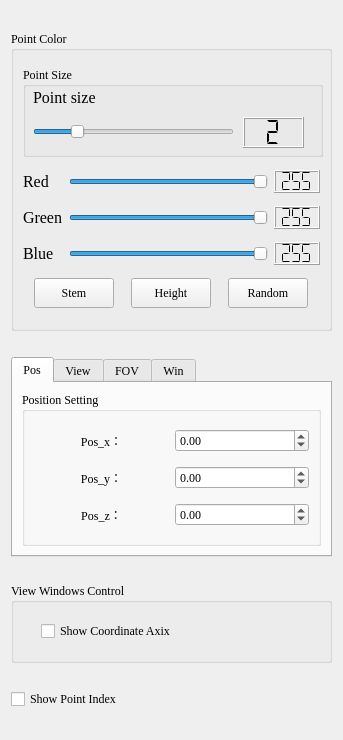
<?xml version="1.0" encoding="UTF-8"?>
<ui version="4.0">
 <class>RenderingSettingForm</class>
 <widget class="QWidget" name="RenderingSettingForm">
  <property name="geometry">
   <rect>
    <x>0</x>
    <y>0</y>
    <width>343</width>
    <height>740</height>
   </rect>
  </property>
  <property name="font">
   <font>
    <family>Times New Roman</family>
    <pointsize>9</pointsize>
   </font>
  </property>
  <property name="windowTitle">
   <string>Point Rendering Setting Form</string>
  </property>
  <layout class="QVBoxLayout" name="verticalLayout_3">
   <item>
    <widget class="QGroupBox" name="groupBox">
     <property name="minimumSize">
      <size>
       <width>300</width>
       <height>300</height>
      </size>
     </property>
     <property name="maximumSize">
      <size>
       <width>16777215</width>
       <height>300</height>
      </size>
     </property>
     <property name="title">
      <string>Point Color</string>
     </property>
     <layout class="QGridLayout" name="gridLayout_3">
      <item row="0" column="0" colspan="3">
       <widget class="QGroupBox" name="groupBox_3">
        <property name="minimumSize">
         <size>
          <width>300</width>
          <height>90</height>
         </size>
        </property>
        <property name="maximumSize">
         <size>
          <width>16777215</width>
          <height>90</height>
         </size>
        </property>
        <property name="title">
         <string>Point Size</string>
        </property>
        <widget class="QLabel" name="label_5">
         <property name="geometry">
          <rect>
           <x>10</x>
           <y>20</y>
           <width>121</width>
           <height>21</height>
          </rect>
         </property>
         <property name="font">
          <font>
           <pointsize>12</pointsize>
           <weight>50</weight>
           <italic>false</italic>
           <bold>false</bold>
          </font>
         </property>
         <property name="text">
          <string>Point size</string>
         </property>
        </widget>
        <widget class="QSlider" name="horizontalSlider_p">
         <property name="geometry">
          <rect>
           <x>10</x>
           <y>50</y>
           <width>201</width>
           <height>29</height>
          </rect>
         </property>
         <property name="minimum">
          <number>1</number>
         </property>
         <property name="maximum">
          <number>6</number>
         </property>
         <property name="value">
          <number>2</number>
         </property>
         <property name="orientation">
          <enum>Qt::Horizontal</enum>
         </property>
        </widget>
        <widget class="QLCDNumber" name="lcdNumber_p">
         <property name="geometry">
          <rect>
           <x>220</x>
           <y>50</y>
           <width>61</width>
           <height>31</height>
          </rect>
         </property>
         <property name="digitCount">
          <number>1</number>
         </property>
         <property name="segmentStyle">
          <enum>QLCDNumber::Flat</enum>
         </property>
         <property name="intValue" stdset="0">
          <number>2</number>
         </property>
        </widget>
       </widget>
      </item>
      <item row="1" column="2">
       <widget class="QLCDNumber" name="lcdNumber_R">
        <property name="digitCount">
         <number>3</number>
        </property>
        <property name="segmentStyle">
         <enum>QLCDNumber::Flat</enum>
        </property>
        <property name="intValue" stdset="0">
         <number>255</number>
        </property>
       </widget>
      </item>
      <item row="1" column="0">
       <widget class="QLabel" name="label">
        <property name="font">
         <font>
          <pointsize>12</pointsize>
          <weight>50</weight>
          <italic>false</italic>
          <bold>false</bold>
         </font>
        </property>
        <property name="text">
         <string>Red</string>
        </property>
       </widget>
      </item>
      <item row="1" column="1">
       <widget class="QSlider" name="horizontalSlider_R">
        <property name="maximum">
         <number>255</number>
        </property>
        <property name="value">
         <number>255</number>
        </property>
        <property name="orientation">
         <enum>Qt::Horizontal</enum>
        </property>
       </widget>
      </item>
      <item row="3" column="2">
       <widget class="QLCDNumber" name="lcdNumber_B">
        <property name="digitCount">
         <number>3</number>
        </property>
        <property name="segmentStyle">
         <enum>QLCDNumber::Flat</enum>
        </property>
        <property name="intValue" stdset="0">
         <number>255</number>
        </property>
       </widget>
      </item>
      <item row="2" column="0">
       <widget class="QLabel" name="label_2">
        <property name="font">
         <font>
          <pointsize>12</pointsize>
          <weight>50</weight>
          <italic>false</italic>
          <bold>false</bold>
         </font>
        </property>
        <property name="text">
         <string>Green</string>
        </property>
       </widget>
      </item>
      <item row="3" column="1">
       <widget class="QSlider" name="horizontalSlider_B">
        <property name="maximum">
         <number>255</number>
        </property>
        <property name="value">
         <number>255</number>
        </property>
        <property name="orientation">
         <enum>Qt::Horizontal</enum>
        </property>
       </widget>
      </item>
      <item row="2" column="1">
       <widget class="QSlider" name="horizontalSlider_G">
        <property name="maximum">
         <number>255</number>
        </property>
        <property name="value">
         <number>255</number>
        </property>
        <property name="orientation">
         <enum>Qt::Horizontal</enum>
        </property>
       </widget>
      </item>
      <item row="2" column="2">
       <widget class="QLCDNumber" name="lcdNumber_G">
        <property name="digitCount">
         <number>3</number>
        </property>
        <property name="segmentStyle">
         <enum>QLCDNumber::Flat</enum>
        </property>
        <property name="intValue" stdset="0">
         <number>255</number>
        </property>
       </widget>
      </item>
      <item row="3" column="0">
       <widget class="QLabel" name="label_3">
        <property name="font">
         <font>
          <pointsize>12</pointsize>
          <weight>50</weight>
          <italic>false</italic>
          <bold>false</bold>
         </font>
        </property>
        <property name="text">
         <string>Blue</string>
        </property>
       </widget>
      </item>
      <item row="4" column="0" colspan="3">
       <layout class="QHBoxLayout" name="horizontalLayout">
        <item>
         <widget class="QPushButton" name="pushButtonStemColor">
          <property name="minimumSize">
           <size>
            <width>80</width>
            <height>30</height>
           </size>
          </property>
          <property name="maximumSize">
           <size>
            <width>80</width>
            <height>30</height>
           </size>
          </property>
          <property name="text">
           <string>Stem</string>
          </property>
         </widget>
        </item>
        <item>
         <widget class="QPushButton" name="pushButtonHeightColor">
          <property name="minimumSize">
           <size>
            <width>80</width>
            <height>30</height>
           </size>
          </property>
          <property name="maximumSize">
           <size>
            <width>80</width>
            <height>30</height>
           </size>
          </property>
          <property name="text">
           <string>Height</string>
          </property>
         </widget>
        </item>
        <item>
         <widget class="QPushButton" name="pushButton_random">
          <property name="minimumSize">
           <size>
            <width>80</width>
            <height>30</height>
           </size>
          </property>
          <property name="maximumSize">
           <size>
            <width>80</width>
            <height>30</height>
           </size>
          </property>
          <property name="text">
           <string>Random</string>
          </property>
         </widget>
        </item>
       </layout>
      </item>
     </layout>
    </widget>
   </item>
   <item>
    <widget class="QTabWidget" name="CameraGroup">
     <property name="minimumSize">
      <size>
       <width>0</width>
       <height>200</height>
      </size>
     </property>
     <property name="maximumSize">
      <size>
       <width>16777215</width>
       <height>200</height>
      </size>
     </property>
     <property name="currentIndex">
      <number>0</number>
     </property>
     <widget class="QWidget" name="tab">
      <attribute name="title">
       <string>Pos</string>
      </attribute>
      <layout class="QHBoxLayout" name="horizontalLayout_2">
       <item>
        <widget class="QGroupBox" name="CameraProperties">
         <property name="title">
          <string>Position Setting</string>
         </property>
         <layout class="QGridLayout" name="gridLayout">
          <item row="2" column="0">
           <widget class="QLabel" name="label_posZ">
            <property name="text">
             <string>Pos_z：</string>
            </property>
            <property name="alignment">
             <set>Qt::AlignCenter</set>
            </property>
           </widget>
          </item>
          <item row="0" column="0">
           <widget class="QLabel" name="label_posX">
            <property name="text">
             <string>Pos_x：</string>
            </property>
            <property name="alignment">
             <set>Qt::AlignCenter</set>
            </property>
           </widget>
          </item>
          <item row="1" column="0">
           <widget class="QLabel" name="label_posY">
            <property name="text">
             <string>Pos_y：</string>
            </property>
            <property name="alignment">
             <set>Qt::AlignCenter</set>
            </property>
           </widget>
          </item>
          <item row="0" column="1">
           <widget class="QDoubleSpinBox" name="doubleSpinBox_posX">
            <property name="minimum">
             <double>-1000000.000000000000000</double>
            </property>
            <property name="maximum">
             <double>1000000.000000000000000</double>
            </property>
            <property name="singleStep">
             <double>5.000000000000000</double>
            </property>
           </widget>
          </item>
          <item row="2" column="1">
           <widget class="QDoubleSpinBox" name="doubleSpinBox_posZ">
            <property name="minimum">
             <double>-1000000.000000000000000</double>
            </property>
            <property name="maximum">
             <double>1000000.000000000000000</double>
            </property>
            <property name="singleStep">
             <double>5.000000000000000</double>
            </property>
           </widget>
          </item>
          <item row="1" column="1">
           <widget class="QDoubleSpinBox" name="doubleSpinBox_posY">
            <property name="minimum">
             <double>-1000000.000000000000000</double>
            </property>
            <property name="maximum">
             <double>1000000.000000000000000</double>
            </property>
            <property name="singleStep">
             <double>5.000000000000000</double>
            </property>
           </widget>
          </item>
         </layout>
        </widget>
       </item>
      </layout>
     </widget>
     <widget class="QWidget" name="tab_2">
      <attribute name="title">
       <string>View</string>
      </attribute>
      <widget class="QGroupBox" name="groupBox_4">
       <property name="geometry">
        <rect>
         <x>10</x>
         <y>10</y>
         <width>254</width>
         <height>154</height>
        </rect>
       </property>
       <property name="title">
        <string>View</string>
       </property>
       <layout class="QGridLayout" name="gridLayout_2">
        <item row="0" column="0">
         <widget class="QLabel" name="label_clip">
          <property name="text">
           <string>Clip</string>
          </property>
          <property name="alignment">
           <set>Qt::AlignCenter</set>
          </property>
         </widget>
        </item>
        <item row="1" column="0">
         <widget class="QLabel" name="label_viewA">
          <property name="text">
           <string>ViewA</string>
          </property>
          <property name="alignment">
           <set>Qt::AlignCenter</set>
          </property>
         </widget>
        </item>
        <item row="2" column="0">
         <widget class="QLabel" name="label_viewB">
          <property name="text">
           <string>ViewB</string>
          </property>
          <property name="alignment">
           <set>Qt::AlignCenter</set>
          </property>
         </widget>
        </item>
        <item row="3" column="0">
         <widget class="QLabel" name="label_viewC">
          <property name="text">
           <string>ViewC</string>
          </property>
          <property name="alignment">
           <set>Qt::AlignCenter</set>
          </property>
         </widget>
        </item>
        <item row="0" column="2">
         <widget class="QDoubleSpinBox" name="doubleSpinBox_clipB">
          <property name="minimum">
           <double>-1000000.000000000000000</double>
          </property>
          <property name="maximum">
           <double>1000000.989999999990687</double>
          </property>
          <property name="singleStep">
           <double>5.000000000000000</double>
          </property>
         </widget>
        </item>
        <item row="0" column="1">
         <widget class="QDoubleSpinBox" name="doubleSpinBox_clipA">
          <property name="minimum">
           <double>-1000000.000000000000000</double>
          </property>
          <property name="maximum">
           <double>1000000.989999999990687</double>
          </property>
          <property name="singleStep">
           <double>5.000000000000000</double>
          </property>
         </widget>
        </item>
        <item row="1" column="1" colspan="2">
         <widget class="QDoubleSpinBox" name="doubleSpinBox_viewA">
          <property name="minimum">
           <double>-1000000.000000000000000</double>
          </property>
          <property name="maximum">
           <double>1000000.989999999990687</double>
          </property>
          <property name="singleStep">
           <double>5.000000000000000</double>
          </property>
         </widget>
        </item>
        <item row="2" column="1" colspan="2">
         <widget class="QDoubleSpinBox" name="doubleSpinBox_viewB">
          <property name="minimum">
           <double>-1000000.000000000000000</double>
          </property>
          <property name="maximum">
           <double>1000000.989999999990687</double>
          </property>
          <property name="singleStep">
           <double>5.000000000000000</double>
          </property>
         </widget>
        </item>
        <item row="3" column="1" colspan="2">
         <widget class="QDoubleSpinBox" name="doubleSpinBox_viewC">
          <property name="minimum">
           <double>-1000000.000000000000000</double>
          </property>
          <property name="maximum">
           <double>1000000.989999999990687</double>
          </property>
          <property name="singleStep">
           <double>5.000000000000000</double>
          </property>
         </widget>
        </item>
       </layout>
      </widget>
     </widget>
     <widget class="QWidget" name="tab_4">
      <attribute name="title">
       <string>FOV</string>
      </attribute>
      <widget class="QGroupBox" name="groupBox_6">
       <property name="geometry">
        <rect>
         <x>10</x>
         <y>10</y>
         <width>301</width>
         <height>151</height>
        </rect>
       </property>
       <property name="title">
        <string>GroupBox</string>
       </property>
       <layout class="QGridLayout" name="gridLayout_5">
        <item row="0" column="0">
         <widget class="QLabel" name="label_focal_x">
          <property name="text">
           <string>Focal_X</string>
          </property>
          <property name="alignment">
           <set>Qt::AlignCenter</set>
          </property>
         </widget>
        </item>
        <item row="1" column="0">
         <widget class="QLabel" name="label_9">
          <property name="text">
           <string>Focal_Y</string>
          </property>
          <property name="alignment">
           <set>Qt::AlignCenter</set>
          </property>
         </widget>
        </item>
        <item row="3" column="0">
         <widget class="QLabel" name="label_Fov">
          <property name="text">
           <string>FOV:</string>
          </property>
          <property name="alignment">
           <set>Qt::AlignCenter</set>
          </property>
         </widget>
        </item>
        <item row="2" column="0">
         <widget class="QLabel" name="label_10">
          <property name="text">
           <string>Focal_Z</string>
          </property>
          <property name="alignment">
           <set>Qt::AlignCenter</set>
          </property>
         </widget>
        </item>
        <item row="0" column="1">
         <widget class="QDoubleSpinBox" name="doubleSpinBox_Focal_X">
          <property name="minimum">
           <double>-1000000.000000000000000</double>
          </property>
          <property name="maximum">
           <double>1000000.989999999990687</double>
          </property>
          <property name="singleStep">
           <double>5.000000000000000</double>
          </property>
         </widget>
        </item>
        <item row="3" column="1">
         <widget class="QDoubleSpinBox" name="doubleSpinBox_Fov">
          <property name="minimum">
           <double>-1000000.000000000000000</double>
          </property>
          <property name="maximum">
           <double>1000000.989999999990687</double>
          </property>
          <property name="singleStep">
           <double>5.000000000000000</double>
          </property>
         </widget>
        </item>
        <item row="2" column="1">
         <widget class="QDoubleSpinBox" name="doubleSpinBox_Focal_Z">
          <property name="minimum">
           <double>-1000000.000000000000000</double>
          </property>
          <property name="maximum">
           <double>1000000.989999999990687</double>
          </property>
          <property name="singleStep">
           <double>5.000000000000000</double>
          </property>
         </widget>
        </item>
        <item row="1" column="1">
         <widget class="QDoubleSpinBox" name="doubleSpinBox_Focal_Y">
          <property name="minimum">
           <double>-1000000.000000000000000</double>
          </property>
          <property name="maximum">
           <double>1000000.989999999990687</double>
          </property>
          <property name="singleStep">
           <double>5.000000000000000</double>
          </property>
         </widget>
        </item>
       </layout>
      </widget>
     </widget>
     <widget class="QWidget" name="tab_3">
      <attribute name="title">
       <string>Win</string>
      </attribute>
      <widget class="QGroupBox" name="groupBox_5">
       <property name="geometry">
        <rect>
         <x>10</x>
         <y>3</y>
         <width>291</width>
         <height>151</height>
        </rect>
       </property>
       <property name="title">
        <string>Windows</string>
       </property>
       <layout class="QGridLayout" name="gridLayout_4">
        <item row="0" column="0" colspan="2">
         <widget class="QLabel" name="label_4">
          <property name="text">
           <string>windows_size_height</string>
          </property>
         </widget>
        </item>
        <item row="1" column="0">
         <widget class="QLabel" name="label_6">
          <property name="text">
           <string>windows_size_width</string>
          </property>
         </widget>
        </item>
        <item row="2" column="0">
         <widget class="QLabel" name="label_7">
          <property name="text">
           <string>windows_posX</string>
          </property>
         </widget>
        </item>
        <item row="3" column="0" colspan="2">
         <widget class="QLabel" name="label_8">
          <property name="text">
           <string>windows_posY</string>
          </property>
         </widget>
        </item>
        <item row="0" column="2" colspan="2">
         <widget class="QDoubleSpinBox" name="doubleSpinBox_winsize_Height">
          <property name="minimum">
           <double>-1000000.000000000000000</double>
          </property>
          <property name="maximum">
           <double>1000001.000000000000000</double>
          </property>
          <property name="singleStep">
           <double>5.000000000000000</double>
          </property>
         </widget>
        </item>
        <item row="1" column="2" colspan="2">
         <widget class="QDoubleSpinBox" name="doubleSpinBox_winsize_Width">
          <property name="minimum">
           <double>-1000000.000000000000000</double>
          </property>
          <property name="maximum">
           <double>1000001.000000000000000</double>
          </property>
          <property name="singleStep">
           <double>5.000000000000000</double>
          </property>
         </widget>
        </item>
        <item row="2" column="2" colspan="2">
         <widget class="QDoubleSpinBox" name="doubleSpinBox_win_posX">
          <property name="minimum">
           <double>-1000000.000000000000000</double>
          </property>
          <property name="maximum">
           <double>1000001.000000000000000</double>
          </property>
          <property name="singleStep">
           <double>5.000000000000000</double>
          </property>
         </widget>
        </item>
        <item row="3" column="2" colspan="2">
         <widget class="QDoubleSpinBox" name="doubleSpinBox_win_posY">
          <property name="minimum">
           <double>-1000000.000000000000000</double>
          </property>
          <property name="maximum">
           <double>1000001.000000000000000</double>
          </property>
          <property name="singleStep">
           <double>5.000000000000000</double>
          </property>
         </widget>
        </item>
       </layout>
      </widget>
     </widget>
    </widget>
   </item>
   <item>
    <widget class="QGroupBox" name="groupBox_2">
     <property name="minimumSize">
      <size>
       <width>300</width>
       <height>80</height>
      </size>
     </property>
     <property name="maximumSize">
      <size>
       <width>16777215</width>
       <height>80</height>
      </size>
     </property>
     <property name="title">
      <string>View Windows Control</string>
     </property>
     <widget class="QCheckBox" name="checkBoxShowAxis">
      <property name="geometry">
       <rect>
        <x>30</x>
        <y>40</y>
        <width>181</width>
        <height>16</height>
       </rect>
      </property>
      <property name="text">
       <string>Show Coordinate Axix</string>
      </property>
     </widget>
    </widget>
   </item>
   <item>
    <widget class="QCheckBox" name="checkBoxShowIndex">
     <property name="text">
      <string>Show Point Index</string>
     </property>
     <property name="checked">
      <bool>false</bool>
     </property>
     <property name="autoRepeat">
      <bool>false</bool>
     </property>
     <property name="autoExclusive">
      <bool>false</bool>
     </property>
     <property name="autoRepeatDelay">
      <number>300</number>
     </property>
     <property name="tristate">
      <bool>false</bool>
     </property>
    </widget>
   </item>
  </layout>
 </widget>
 <tabstops>
  <tabstop>horizontalSlider_p</tabstop>
  <tabstop>checkBoxShowAxis</tabstop>
  <tabstop>horizontalSlider_R</tabstop>
  <tabstop>horizontalSlider_G</tabstop>
  <tabstop>horizontalSlider_B</tabstop>
  <tabstop>pushButton_random</tabstop>
  <tabstop>pushButtonHeightColor</tabstop>
 </tabstops>
 <resources/>
 <connections/>
</ui>
